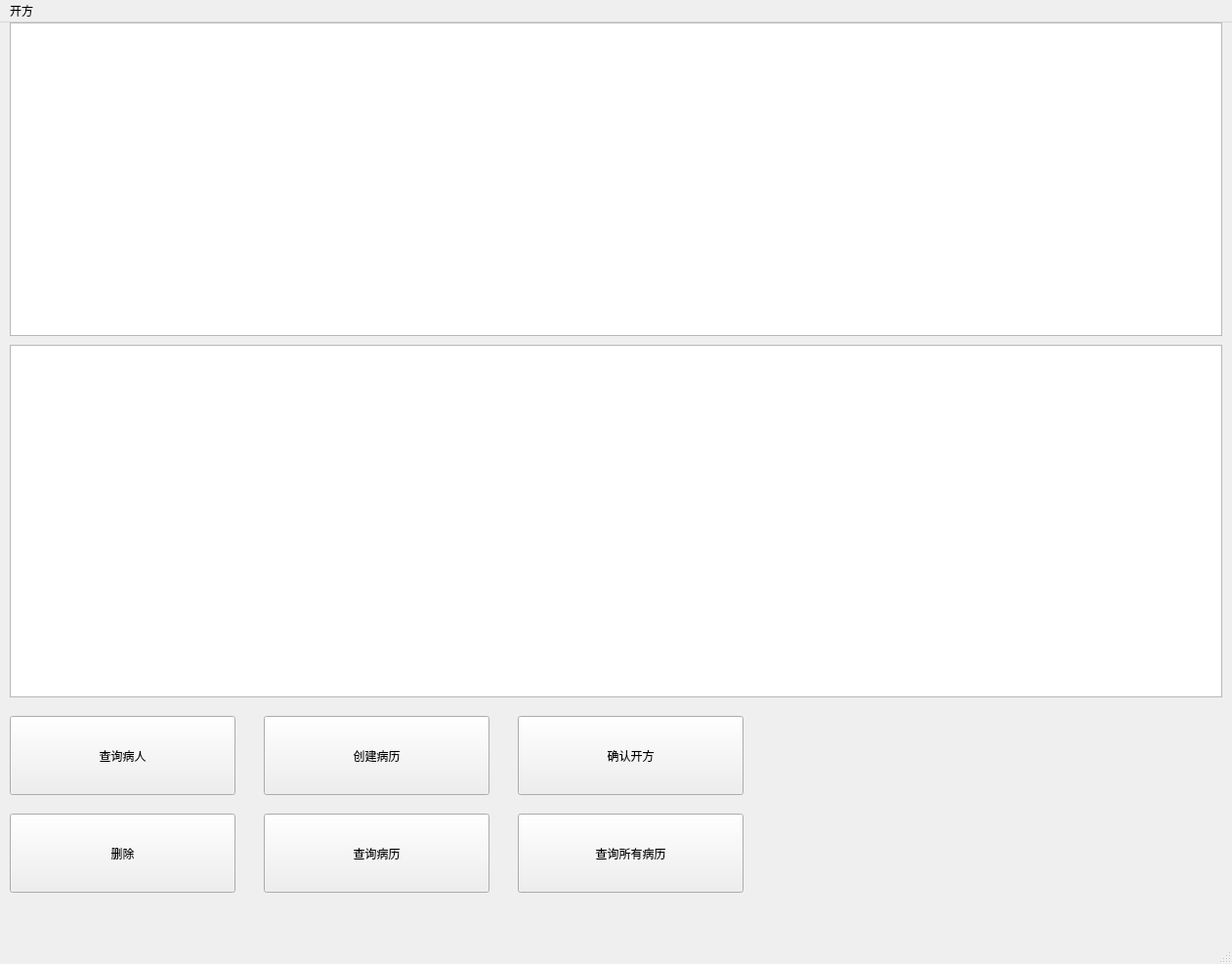
<?xml version="1.0" encoding="UTF-8"?>
<ui version="4.0">
 <class>MainWindow_2</class>
 <widget class="QMainWindow" name="MainWindow_2">
  <property name="geometry">
   <rect>
    <x>0</x>
    <y>0</y>
    <width>1261</width>
    <height>987</height>
   </rect>
  </property>
  <property name="windowTitle">
   <string>MainWindow</string>
  </property>
  <widget class="QWidget" name="centralwidget">
   <widget class="QTableView" name="tableView_2">
    <property name="geometry">
     <rect>
      <x>10</x>
      <y>330</y>
      <width>1241</width>
      <height>361</height>
     </rect>
    </property>
   </widget>
   <widget class="QPushButton" name="pushButton_search_medical_records">
    <property name="geometry">
     <rect>
      <x>270</x>
      <y>810</y>
      <width>231</width>
      <height>81</height>
     </rect>
    </property>
    <property name="text">
     <string>查询病历</string>
    </property>
   </widget>
   <widget class="QPushButton" name="pushButton_searchallpatient">
    <property name="geometry">
     <rect>
      <x>10</x>
      <y>710</y>
      <width>231</width>
      <height>81</height>
     </rect>
    </property>
    <property name="text">
     <string>查询病人</string>
    </property>
   </widget>
   <widget class="QPushButton" name="pushButton_confirm_prescription">
    <property name="geometry">
     <rect>
      <x>530</x>
      <y>710</y>
      <width>231</width>
      <height>81</height>
     </rect>
    </property>
    <property name="text">
     <string>确认开方</string>
    </property>
   </widget>
   <widget class="QTableView" name="tableView">
    <property name="geometry">
     <rect>
      <x>10</x>
      <y>0</y>
      <width>1241</width>
      <height>321</height>
     </rect>
    </property>
   </widget>
   <widget class="QPushButton" name="pushButton_delete">
    <property name="geometry">
     <rect>
      <x>10</x>
      <y>810</y>
      <width>231</width>
      <height>81</height>
     </rect>
    </property>
    <property name="text">
     <string>删除</string>
    </property>
   </widget>
   <widget class="QPushButton" name="pushButton_create_medical_records">
    <property name="geometry">
     <rect>
      <x>270</x>
      <y>710</y>
      <width>231</width>
      <height>81</height>
     </rect>
    </property>
    <property name="text">
     <string>创建病历</string>
    </property>
   </widget>
   <widget class="QPushButton" name="pushButton_searchall_medical_records">
    <property name="geometry">
     <rect>
      <x>530</x>
      <y>810</y>
      <width>231</width>
      <height>81</height>
     </rect>
    </property>
    <property name="text">
     <string>查询所有病历</string>
    </property>
   </widget>
  </widget>
  <widget class="QMenuBar" name="menubar">
   <property name="geometry">
    <rect>
     <x>0</x>
     <y>0</y>
     <width>1261</width>
     <height>21</height>
    </rect>
   </property>
   <widget class="QMenu" name="menu">
    <property name="title">
     <string>开方</string>
    </property>
   </widget>
   <addaction name="menu"/>
  </widget>
  <widget class="QStatusBar" name="statusbar"/>
 </widget>
 <resources/>
 <connections/>
</ui>
